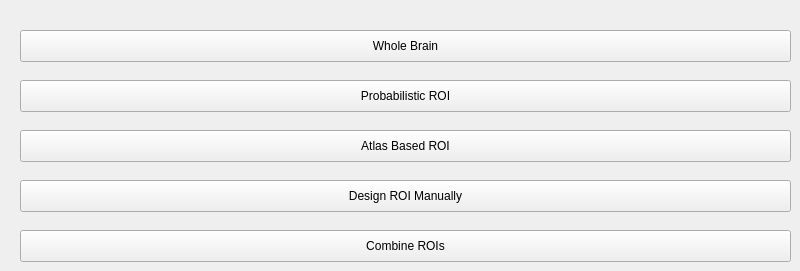
   <widget class="QWidget" name="tab_2">
    <attribute name="title">
     <string>ROI</string>
    </attribute>
    <widget class="QPushButton" name="btnROIWholeBrain">
     <property name="geometry">
      <rect>
       <x>20</x>
       <y>30</y>
       <width>771</width>
       <height>32</height>
      </rect>
     </property>
     <property name="text">
      <string>Whole Brain</string>
     </property>
    </widget>
    <widget class="QPushButton" name="btnROIProbabilistic">
     <property name="geometry">
      <rect>
       <x>20</x>
       <y>80</y>
       <width>771</width>
       <height>32</height>
      </rect>
     </property>
     <property name="text">
      <string>Probabilistic ROI</string>
     </property>
    </widget>
    <widget class="QPushButton" name="btnROIAtlas">
     <property name="geometry">
      <rect>
       <x>20</x>
       <y>130</y>
       <width>771</width>
       <height>32</height>
      </rect>
     </property>
     <property name="text">
      <string>Atlas Based ROI</string>
     </property>
    </widget>
    <widget class="QPushButton" name="btnROIManuallyDesign">
     <property name="geometry">
      <rect>
       <x>20</x>
       <y>180</y>
       <width>771</width>
       <height>32</height>
      </rect>
     </property>
     <property name="text">
      <string>Design ROI Manually</string>
     </property>
    </widget>
    <widget class="QPushButton" name="btnROICombine">
     <property name="geometry">
      <rect>
       <x>20</x>
       <y>230</y>
       <width>771</width>
       <height>32</height>
      </rect>
     </property>
     <property name="text">
      <string>Combine ROIs</string>
     </property>
    </widget>
   </widget>
